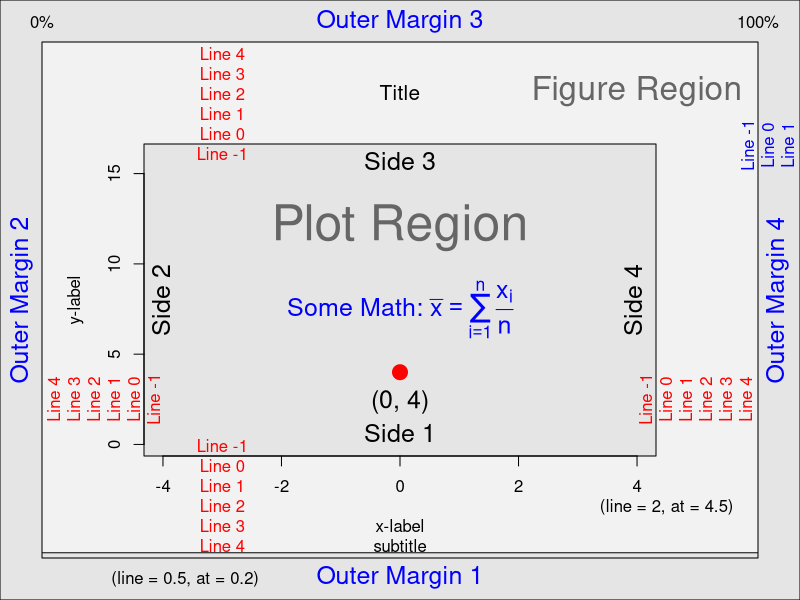

R code for this plot:
## ---- chunk 1
x <- -4:4; y <- x^2 # Create two vectors x and y
# Create figure margins of 5.1 lines for all four sides, create outer  
# margins of 2.1 lines for all sides, set back ground color to grey90
par(mar = rep(5, 4) + 0.1, oma = rep(2, 4) + 0.1, bg = "grey90") 
plot(x, y, type = "n")              # Creates empty plot
box("outer")                        # draws outer box
par(xpd = TRUE)                     # clipping set to figure region
rect(-7, -6, 7, 23, col = "grey95") # large rectangle (figure region)  
box("figure") 
par(xpd = FALSE)                    # clipping set back to plot region
rect(-7, -6, 7, 23, col = "grey90") # large rectangle (plot region) 
box("plot")                         # draws box around plot region
axis(side = 1)                      # add axis to bottom
axis(side = 2)                      # add axis to left side
# label sides
mtext(text = paste("Side", 1:4), side = 1:4, line = -1.5, cex = 1.5) 
# label outer margins
mtext(text = paste("Outer Margin", 1:4), side = 1:4, line = 0.5, cex=1.5, outer = TRUE, col="blue") 
# label Figure Region
mtext(text = "Figure Region", side = 3, at = 4, line = 2, cex = 2, col = "gray40")
# show Lines -1 to 4 at x = -3 for sides 1 and 3 (bottom & top)
for(side in c(1, 3))
 mtext(text = paste("Line", -1:4), side = side, line = -1:4, at = -3, col = "red")
# show Lines -1 to 4 at y = 2.5 for sides 2 and 4 (left & right)
for(side in c(2, 4)) 
 mtext(text = paste("Line", -1:4), side = side, line = -1:4, at = 2.5, col = "red")
# show Lines -1 to 1 at 0.8 of y axis in outer margins for all sides for(side in 1:4)
 mtext(text = paste("Line", -1:1), side = side, at = 0.8,
       line = -1:2, col = "blue", outer = TRUE)
# "Plot Region" placed at 0, 12
text(x = 0, y = 12, "Plot Region", cex = 3, col = "gray40") 
# Red solid circle placed at 0, 4
points(x = 0, y = 4, pch = 19, col = "red", cex = 2)
# "(0, 4)" placed centered (0.5) and 2 lines below 0, 4
text(x = 0, y = 4, "(0, 4)", adj = c(0.5, 2), cex = 1.5)
# text with math symbols created with expression placed at (0, 7.5)
text(x = 0, y = 7.5, expression(paste("Some Math: ", bar(x)==
     sum(frac(x[i], n), i==1, n))), cex = 1.5, col = "blue")
# "x-label" placed at side 1 (bottom) line 3 of figure margin
mtext(text = "x-label", side = 1, line = 3)
# "subtitle" placed at side 1 (bottom) line 4 of figure margin
mtext(text = "subtitle", side = 1, line = 4)
# "y-label" placed at side 3 (top) line 3 of figure margin
mtext(text = "y-label", side = 2, line = 3)
# "Title" placed at side 3 (top) line 2 of figure margin
mtext(text = "Title", side = 3, line = 2, cex = 1.25)
# "0%" placed at side 3 (top) line 0.5 at x = 0 of outer margin
mtext(text = "0%", side = 3, line = 0.5, outer = TRUE, at = 0)
# "100%" placed at side 3 (top) line 0.5 at x = 1 of outer margin
mtext(text = "100%", side = 3, line = 0.5, outer = TRUE, at = 1)
# "(line = 2, at = 5)" placed at side 1 (bottom) line 2 of figure margin  
mtext(text = "(line = 2, at = 4.5)", side = 1, line = 2, at = 4.5)
# "(line = 0.5, at = 0.2)" placed at x = 0.2 on side 1 (bottom) line 0.5  # of the outer margin
mtext(text = "(line = 0.5, at = 0.2)", side = 1, line = 0.5, at = 0.2, outer = TRUE)
